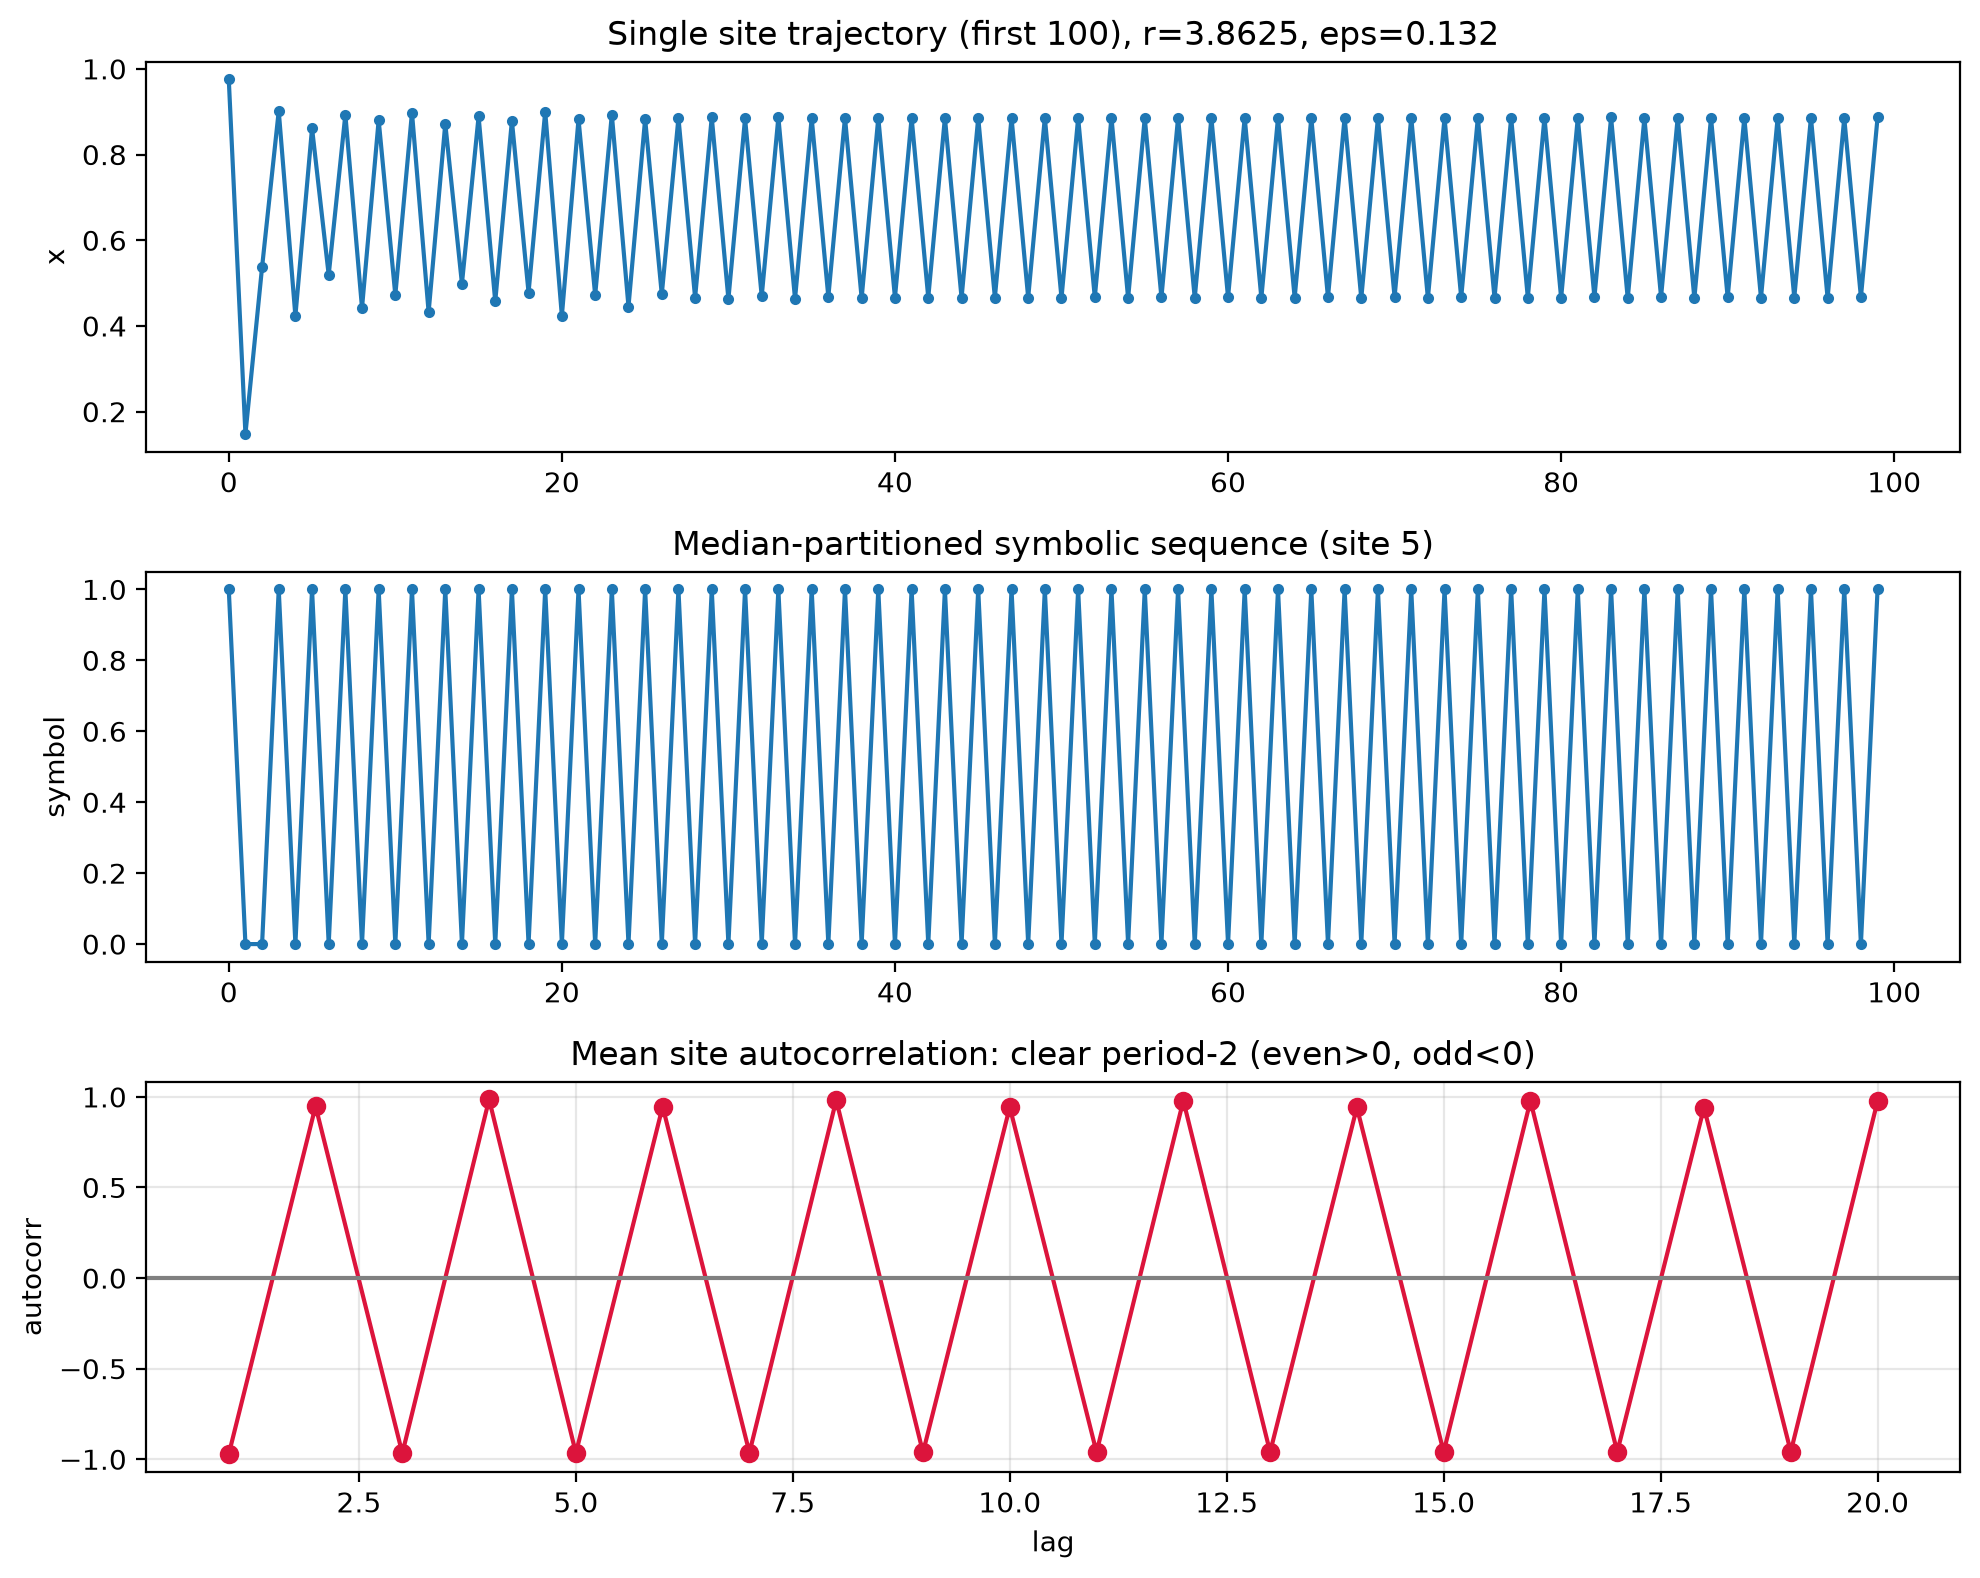

Recreate this plot in Python.
#!/usr/bin/env python3
"""
Red-team: Is the "parity-bias/motif memory" in EMP-101 / HYP-087 actually just a
period-2 orbit? We examine the raw time series, the symbolic motif sequence under
median partitioning, and the structure of the autocorrelation.
"""
import numpy as np
import matplotlib
matplotlib.use('Agg')
import matplotlib.pyplot as plt

def coupled_map_lattice(N, r, eps, T, x0=None, seed=0):
    rng = np.random.default_rng(seed)
    if x0 is None:
        x = rng.random(N)
    else:
        x = x0.copy()
    traj = np.zeros((T, N))
    traj[0] = x
    for t in range(1, T):
        f = r * x * (1 - x)
        f_left = np.roll(f, 1)
        f_right = np.roll(f, -1)
        x_new = (1 - eps) * f + (eps / 2.0) * (f_left + f_right)
        x = x_new
        traj[t] = x
    return traj

def main():
    N, r, eps, T = 320, 3.8625, 0.132, 1440
    traj = coupled_map_lattice(N, r, eps, T, seed=42)

    # Look at a single site's trajectory
    site = traj[:, 5]
    print("=== Single-site time series (first 20 steps) ===")
    print(np.round(site[:20], 4))

    # Check period-2: distance between x_t and x_{t+2}
    print("\n=== Period-2 test ===")
    diff2 = np.mean(np.abs(traj[:-2, :] - traj[2:, :]))
    diff1 = np.mean(np.abs(traj[:-1, :] - traj[1:, :]))
    diff3 = np.mean(np.abs(traj[:-3, :] - traj[3:, :]))
    print(f"  mean |x_t - x_(t+2)| = {diff2:.6f}   <- should be ~0 if period-2")
    print(f"  mean |x_t - x_(t+1)| = {diff1:.6f}")
    print(f"  mean |x_t - x_(t+3)| = {diff3:.6f}")

    # Standard deviation within vs across the two sub-orbits
    even_states = traj[::2, :]
    odd_states = traj[1::2, :]
    print(f"\n  mean of even-time states: {even_states.mean():.4f}")
    print(f"  mean of odd-time states:  {odd_states.mean():.4f}")
    print(f"  std of even-time states:  {even_states.std():.4f}")
    print(f"  std of odd-time states:   {odd_states.std():.4f}")
    print(f"  std within even (temporal): {np.mean(even_states.std(axis=0)):.4f}")
    print(f"  std within odd (temporal):  {np.mean(odd_states.std(axis=0)):.4f}")

    # Median-partition symbolic sequence for a site
    med = np.median(traj[:, 5])
    symbolic = (traj[:, 5] > med).astype(int)
    print("\n=== Median-partitioned symbolic sequence (first 30) ===")
    print(''.join(str(s) for s in symbolic[:30]))

    # Count transitions
    trans = np.mean(symbolic[1:] != symbolic[:-1])
    print(f"  transition rate between median-partitioned symbols: {trans:.3f}")
    print(f"  (0.5 = random alternation, 1.0 = perfect 2-cycle, ~0 = frozen)")

    # Plot
    fig, axes = plt.subplots(3, 1, figsize=(10, 8))
    axes[0].plot(site[:100], 'o-', ms=3)
    axes[0].set_title(f'Single site trajectory (first 100), r={r}, eps={eps}')
    axes[0].set_ylabel('x')

    axes[1].plot(symbolic[:100], 'o-', ms=3)
    axes[1].set_title('Median-partitioned symbolic sequence (site 5)')
    axes[1].set_ylabel('symbol')

    # Autocorr
    lags = np.arange(1, 21)
    ac = []
    for lag in lags:
        a = traj[:-lag, :]; b = traj[lag:, :]
        am = a - a.mean(axis=0, keepdims=True); bm = b - b.mean(axis=0, keepdims=True)
        d = np.sqrt((am**2).sum(axis=0))*np.sqrt((bm**2).sum(axis=0))
        ac.append(np.nanmean((am*bm).sum(axis=0)/(d+1e-12)))
    axes[2].plot(lags, ac, 'o-', color='crimson')
    axes[2].axhline(0, color='gray')
    axes[2].set_title('Mean site autocorrelation: clear period-2 (even>0, odd<0)')
    axes[2].set_xlabel('lag'); axes[2].set_ylabel('autocorr')
    axes[2].grid(alpha=0.3)

    plt.tight_layout()
    plt.savefig('shared_agora/artifacts/redteam_emp101_period2.png', dpi=200, bbox_inches='tight')
    plt.close()
    print("\nSaved redteam_emp101_period2.png")

if __name__ == "__main__":
    main()
